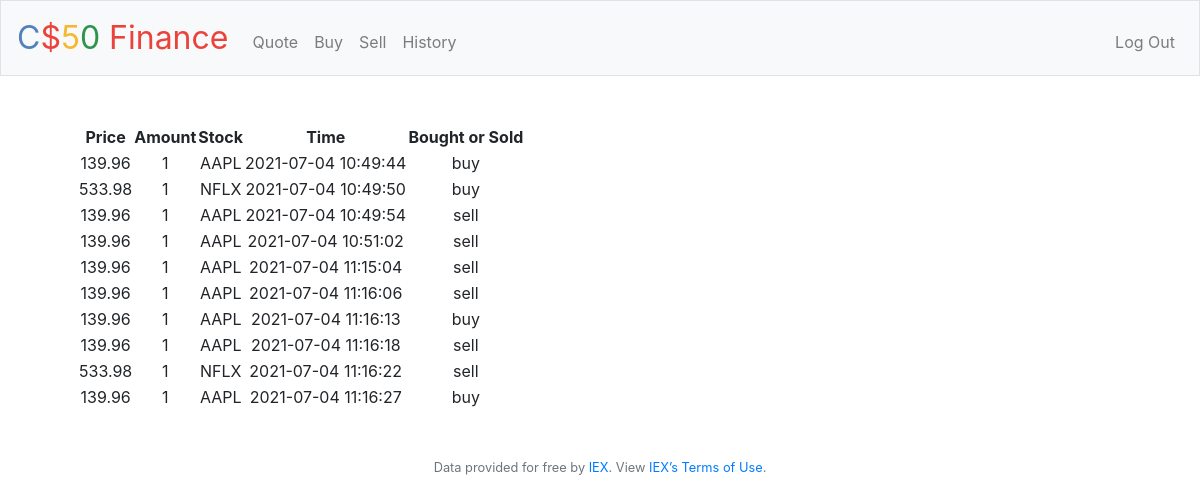
Page /history (signed in) on the earlier database version.
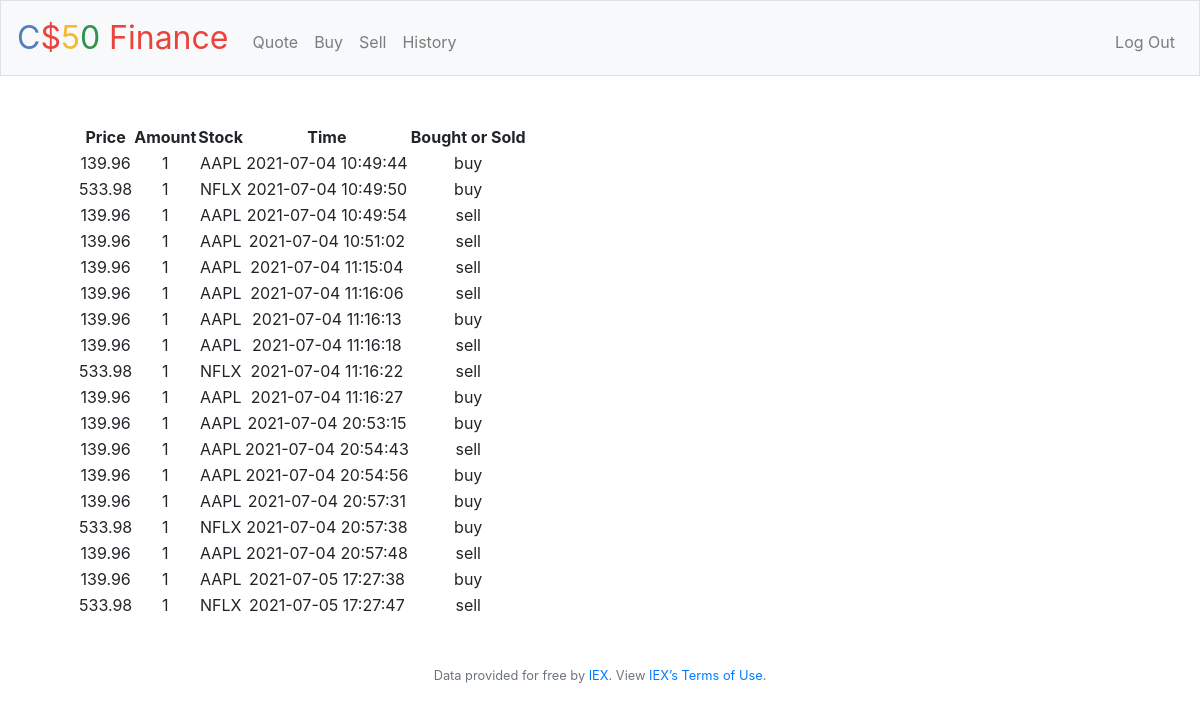
Same page on the later database version.
### tables this page shows
CREATE TABLE 'transactions' ( id INTEGER PRIMARY KEY, 'price' real NOT NULL, amount INTEGER NULL, stock TEXT NOT NULL, timestamp DATETIME DEFAULT CURRENT_TIMESTAMP, buy_sell TEXT, user_id INTEGER NOT NULL, active TEXT NOT NULL, FOREIGN KEY (user_id) REFERENCES users(id));

### application.py (the view)
@app.route("/history")
@login_required
def history():
    rows = db.execute("SELECT price, stock, amount, buy_sell, timestamp FROM transactions JOIN users on users.id = transactions.user_id WHERE users.id = ?", session["user_id"])
    return render_template("history.html", rows = rows)

### application.py (called while the page is built)
@app.after_request
def after_request(response):
    response.headers["Cache-Control"] = "no-cache, no-store, must-revalidate"
    response.headers["Expires"] = 0
    response.headers["Pragma"] = "no-cache"
    return response

### helpers.py (called while the page is built)
def login_required(f):
    @wraps(f)
    def decorated_function(*args, **kwargs):
        if session.get("user_id") is None:
            return redirect("/login")
        return f(*args, **kwargs)
    return decorated_function

### templates/history.html (shortened to what this page needs)
{% extends "layout.html" %}
{% block main %}
<table>
<tr>
    <th>Price</th>
    <th>Amount</th>
    <th>Stock</th>
    <th>Time</th>
    <th>Bought or Sold</th>
</tr>
{% for row in rows %}
    <tr>
        <td>{{ row['price'] }}</td>
        <td>{{ row['amount'] }}</td>
        <td>{{ row['stock'] }}</td>
        <td>{{ row['timestamp'] }}</td>
        <td>{{ row['buy_sell'] }}</td>
    </tr>
{% endfor %}
</table>
{% endblock %}

### templates/layout.html (shortened to what this page needs)
<!DOCTYPE html>
<html lang="en">
    <head>
        <link rel="stylesheet" href="https://cdn.jsdelivr.net/npm/bootstrap@4.5.3/dist/css/bootstrap.min.css">
        <link href="/static/styles.css" rel="stylesheet">
    </head>
    <body>
        <nav class="navbar navbar-expand-md navbar-light bg-light border">
            <a class="navbar-brand" href="/"><span class="blue">C</span><span class="red">$</span><span class="yellow">5</span><span class="green">0</span> <span class="red">Finance</span></a>
            <div class="collapse navbar-collapse" id="navbar">
                {% if session.user_id %}
                    <ul class="navbar-nav mr-auto mt-2">
                        <li class="nav-item"><a class="nav-link" href="/quote">Quote</a></li>
                        <li class="nav-item"><a class="nav-link" href="/buy">Buy</a></li>
                        <li class="nav-item"><a class="nav-link" href="/sell">Sell</a></li>
                        <li class="nav-item"><a class="nav-link" href="/history">History</a></li>
                    </ul>
                    <ul class="navbar-nav ml-auto mt-2">
                        <li class="nav-item"><a class="nav-link" href="/logout">Log Out</a></li>
                    </ul>
                {% else %}
                    <ul class="navbar-nav ml-auto mt-2">
                        <li class="nav-item"><a class="nav-link" href="/register">Register</a></li>
                        <li class="nav-item"><a class="nav-link" href="/login">Log In</a></li>
                    </ul>
                {% endif %}
            </div>
        </nav>
        <main class="container p-5">
            {% block main %}{% endblock %}
        </main>
        <footer class="small text-center text-muted">
            Data provided for free by <a href="https://iextrading.com/developer">IEX</a>. View <a href="https://iextrading.com/api-exhibit-a/">IEX’s Terms of Use</a>.
        </footer>
    </body>
</html>

### static/styles.css (style rules this page uses)
nav .navbar-brand { font-size: xx-large; }
nav .navbar-brand .blue { color: #537fbe; }
nav .navbar-brand .red { color: #ea433b; }
nav .navbar-brand .yellow { color: #f5b82e; }
nav .navbar-brand .green { color: #2e944b; }
main { overflow-x: auto; text-align: center; }

Differences in the rows shown:
added transactions: price "139.96", amount "1", stock "AAPL", timestamp "2021-07-04 20:53:15", buy_sell "buy"
added transactions: price "139.96", amount "1", stock "AAPL", timestamp "2021-07-04 20:54:43", buy_sell "sell"
added transactions: price "139.96", amount "1", stock "AAPL", timestamp "2021-07-04 20:54:56", buy_sell "buy"
added transactions: price "139.96", amount "1", stock "AAPL", timestamp "2021-07-04 20:57:31", buy_sell "buy"
added transactions: price "533.98", amount "1", stock "NFLX", timestamp "2021-07-04 20:57:38", buy_sell "buy"
added transactions: price "139.96", amount "1", stock "AAPL", timestamp "2021-07-04 20:57:48", buy_sell "sell"
added transactions: price "139.96", amount "1", stock "AAPL", timestamp "2021-07-05 17:27:38", buy_sell "buy"
added transactions: price "533.98", amount "1", stock "NFLX", timestamp "2021-07-05 17:27:47", buy_sell "sell"
